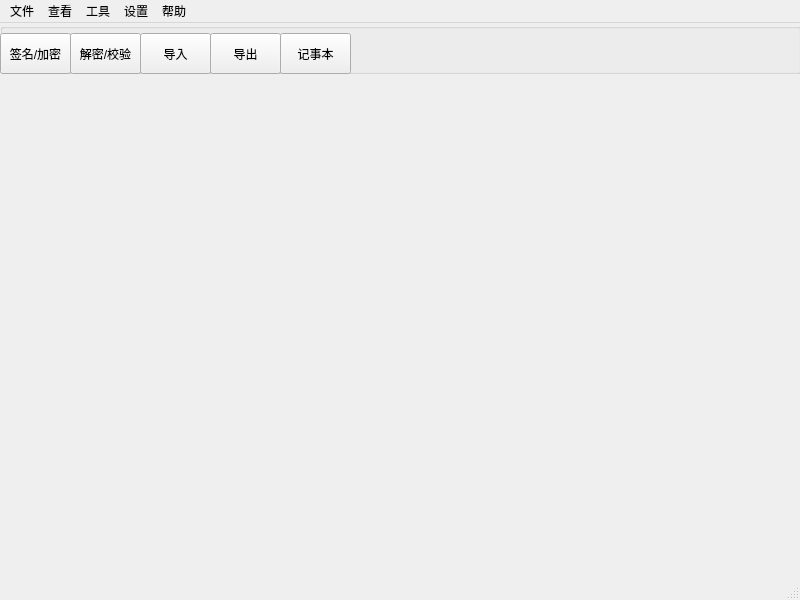
<?xml version="1.0" encoding="UTF-8"?>
<ui version="4.0">
 <class>MainWindow</class>
 <widget class="QMainWindow" name="MainWindow">
  <property name="geometry">
   <rect>
    <x>0</x>
    <y>0</y>
    <width>800</width>
    <height>600</height>
   </rect>
  </property>
  <property name="windowTitle">
   <string>MainWindow</string>
  </property>
  <widget class="QWidget" name="centralwidget">
   <widget class="QGroupBox" name="groupBox">
    <property name="geometry">
     <rect>
      <x>0</x>
      <y>0</y>
      <width>801</width>
      <height>51</height>
     </rect>
    </property>
    <property name="title">
     <string/>
    </property>
    <widget class="QToolButton" name="toolButton">
     <property name="geometry">
      <rect>
       <x>0</x>
       <y>10</y>
       <width>71</width>
       <height>41</height>
      </rect>
     </property>
     <property name="text">
      <string>签名/加密</string>
     </property>
    </widget>
    <widget class="QToolButton" name="toolButton_2">
     <property name="geometry">
      <rect>
       <x>70</x>
       <y>10</y>
       <width>71</width>
       <height>41</height>
      </rect>
     </property>
     <property name="text">
      <string>解密/校验</string>
     </property>
    </widget>
    <widget class="QToolButton" name="toolButton_3">
     <property name="geometry">
      <rect>
       <x>140</x>
       <y>10</y>
       <width>71</width>
       <height>41</height>
      </rect>
     </property>
     <property name="text">
      <string>导入</string>
     </property>
    </widget>
    <widget class="QToolButton" name="toolButton_4">
     <property name="geometry">
      <rect>
       <x>210</x>
       <y>10</y>
       <width>71</width>
       <height>41</height>
      </rect>
     </property>
     <property name="text">
      <string>导出</string>
     </property>
    </widget>
    <widget class="QToolButton" name="toolButton_5">
     <property name="geometry">
      <rect>
       <x>280</x>
       <y>10</y>
       <width>71</width>
       <height>41</height>
      </rect>
     </property>
     <property name="text">
      <string>记事本</string>
     </property>
    </widget>
   </widget>
  </widget>
  <widget class="QMenuBar" name="menubar">
   <property name="geometry">
    <rect>
     <x>0</x>
     <y>0</y>
     <width>800</width>
     <height>24</height>
    </rect>
   </property>
   <widget class="QMenu" name="menu">
    <property name="title">
     <string>文件</string>
    </property>
    <addaction name="action_2"/>
    <addaction name="action"/>
    <addaction name="action_3"/>
    <addaction name="action_4"/>
    <addaction name="action_5"/>
    <addaction name="action_6"/>
    <addaction name="action_7"/>
    <addaction name="action_8"/>
    <addaction name="action_9"/>
    <addaction name="action_10"/>
   </widget>
   <widget class="QMenu" name="menu_2">
    <property name="title">
     <string>查看</string>
    </property>
    <addaction name="action_11"/>
    <addaction name="action_12"/>
    <addaction name="action_13"/>
   </widget>
   <widget class="QMenu" name="menu_3">
    <property name="title">
     <string>工具</string>
    </property>
    <widget class="QMenu" name="menu_4">
     <property name="title">
      <string>剪切板</string>
     </property>
     <addaction name="action_15"/>
     <addaction name="action_16"/>
     <addaction name="action_17"/>
     <addaction name="action_18"/>
    </widget>
    <addaction name="menu_4"/>
   </widget>
   <widget class="QMenu" name="menu_5">
    <property name="title">
     <string>设置</string>
    </property>
    <addaction name="action_20"/>
   </widget>
   <widget class="QMenu" name="menu_6">
    <property name="title">
     <string>帮助</string>
    </property>
   </widget>
   <addaction name="menu"/>
   <addaction name="menu_2"/>
   <addaction name="menu_3"/>
   <addaction name="menu_5"/>
   <addaction name="menu_6"/>
  </widget>
  <widget class="QStatusBar" name="statusbar"/>
  <action name="action_2">
   <property name="text">
    <string>新建密钥对</string>
   </property>
  </action>
  <action name="action">
   <property name="text">
    <string>导入</string>
   </property>
  </action>
  <action name="action_3">
   <property name="text">
    <string>导出</string>
   </property>
  </action>
  <action name="action_4">
   <property name="text">
    <string>解密/校验</string>
   </property>
  </action>
  <action name="action_5">
   <property name="text">
    <string>签名/加密</string>
   </property>
  </action>
  <action name="action_6">
   <property name="text">
    <string>签名/加密文件夹</string>
   </property>
  </action>
  <action name="action_7">
   <property name="text">
    <string>创建校验和文件</string>
   </property>
  </action>
  <action name="action_8">
   <property name="text">
    <string>验证校验和文件</string>
   </property>
  </action>
  <action name="action_9">
   <property name="text">
    <string>关闭</string>
   </property>
  </action>
  <action name="action_10">
   <property name="text">
    <string>退出</string>
   </property>
  </action>
  <action name="action_11">
   <property name="text">
    <string>重新显示</string>
   </property>
  </action>
  <action name="action_12">
   <property name="text">
    <string>停止操作</string>
   </property>
  </action>
  <action name="action_13">
   <property name="text">
    <string>记事本</string>
   </property>
  </action>
  <action name="action_15">
   <property name="text">
    <string>证书导入</string>
   </property>
  </action>
  <action name="action_16">
   <property name="text">
    <string>加密</string>
   </property>
  </action>
  <action name="action_17">
   <property name="text">
    <string>签名</string>
   </property>
  </action>
  <action name="action_18">
   <property name="text">
    <string>解密/校验</string>
   </property>
  </action>
  <action name="action_19">
   <property name="text">
    <string>执行自检</string>
   </property>
  </action>
  <action name="action_20">
   <property name="text">
    <string>显示工具栏</string>
   </property>
  </action>
 </widget>
 <resources/>
 <connections/>
</ui>
